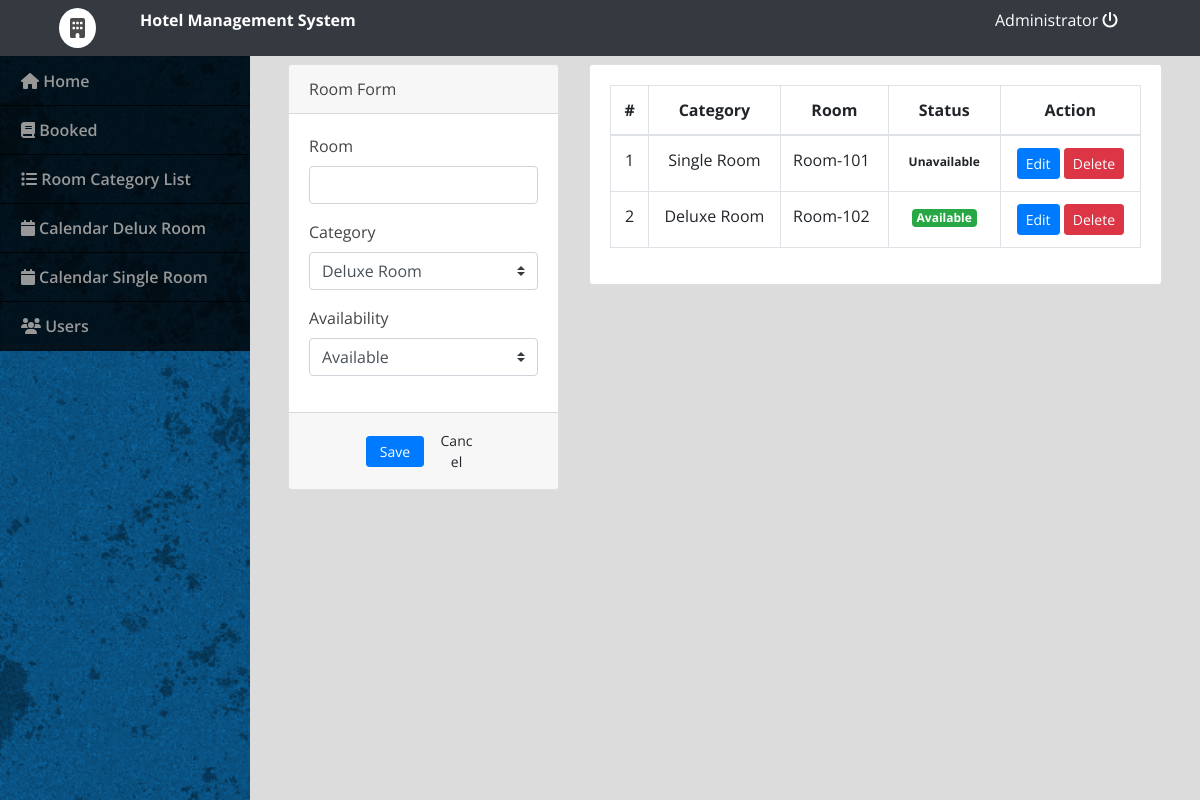
The page /admin/index.php?page=rooms (signed in) on the database as committed earlier.
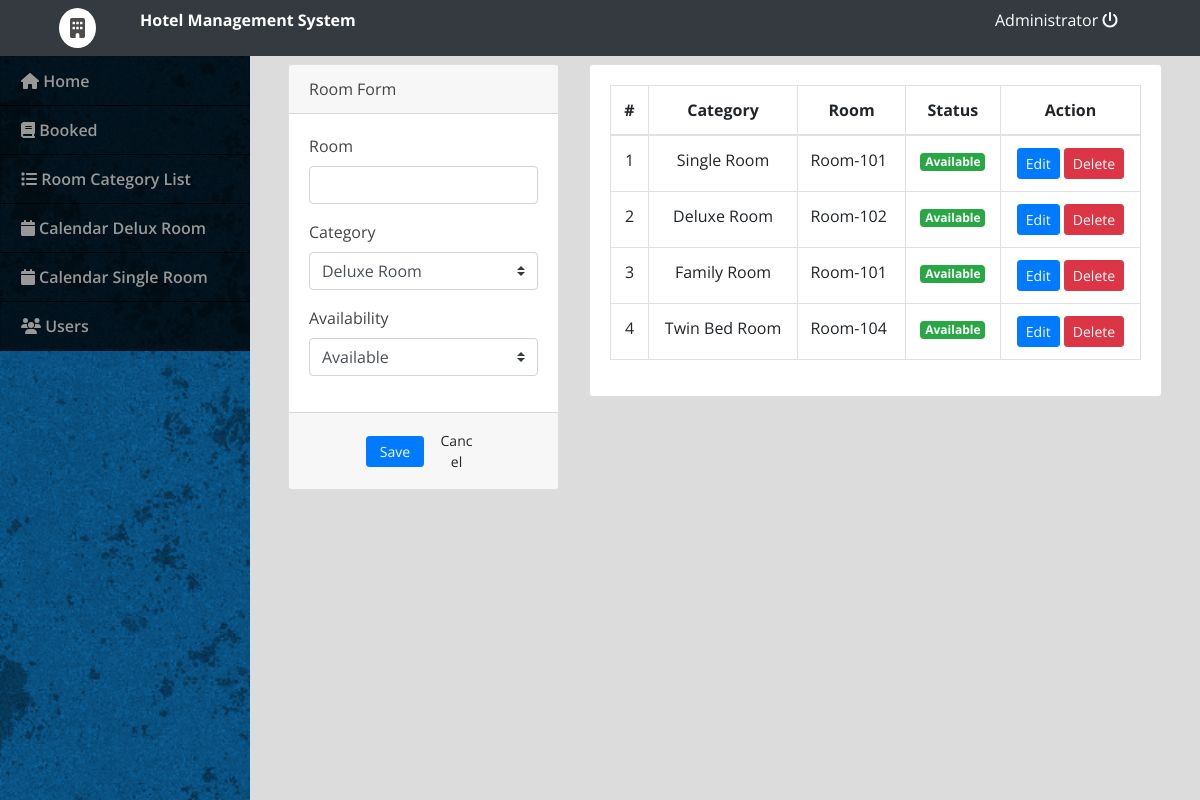
The same page on the database as committed later.
### tables this page shows
CREATE TABLE `rooms` (
  `id` int(30) NOT NULL,
  `room` varchar(30) NOT NULL,
  `category_id` int(30) NOT NULL,
  `status` tinyint(1) NOT NULL DEFAULT 0 COMMENT '0 = Available , 1= Unvailables'
);

### admin/rooms.php (the view, shortened to what this page needs)
<?php include('db_connect.php');?>
<div class="container-fluid">
	<div class="col-lg-12">
		<div class="row">
			<div class="col-md-4">
			<form action="" id="manage-room">
				<div class="card">
					<div class="card-header">
						    Room Form
				  	</div>
					<div class="card-body">
							<div class="form-group">
								<label class="control-label">Room</label>
								<input type="text" class="form-control" name="room">
							</div>
							<div class="form-group">
								<label class="control-label">Category</label>
								<select class="custom-select browser-default" name="category_id">
									<?php
									$cat = $conn->query("SELECT * FROM room_categories order by name asc ");
									while($row= $cat->fetch_assoc()) {
										$cat_name[$row['id']] = $row['name'];
										?>
										<option value="<?php echo $row['id'] ?>"><?php echo $row['name'] ?></option>
									<?php
									}
									?>
								</select>
							</div>
							<div class="form-group">
								<label for="" class="control-label">Availability</label>
								<select class="custom-select browser-default" name="status">
									<option value="0">Available</option>
								</select>
							</div>
					</div>
					<div class="card-footer">
						<div class="row">
							<div class="col-md-12">
								<button class="btn btn-sm btn-primary col-sm-3 offset-md-3"> Save</button>
								<button class="btn btn-sm btn-default col-sm-3" type="button" onclick="$('#manage-room').get(0).reset()"> Cancel</button>
							</div>
						</div>
					</div>
				</div>
			</form>
			</div>
			<div class="col-md-8">
				<div class="card">
					<div class="card-body">
						<table class="table table-bordered table-hover">
							<thead>
								<tr>
									<th class="text-center">#</th>
									<th class="text-center">Category</th>
									<th class="text-center">Room</th>
									<th class="text-center">Status</th>
									<th class="text-center">Action</th>
								</tr>
							</thead>
							<tbody>
								<?php
								$i = 1;
								$rooms = $conn->query("SELECT * FROM rooms order by id asc");
								while($row=$rooms->fetch_assoc()):
								?>
								<tr>
									<td class="text-center"><?php echo $i++ ?></td>
									<td class="text-center"><?php echo $cat_name[$row['category_id']] ?></td>
									<td class=""><?php echo $row['room'] ?></td>
									<?php if($row['status'] == 0): ?>
										<td class="text-center"><span class="badge badge-success">Available</span></td>
									<?php else: ?>
										<td class="text-center"><span class="badge badge-default">Unavailable</span></td>
									<?php endif; ?>
									<td class="text-center">
										<button class="btn btn-sm btn-primary edit_cat" type="button" data-id="<?php echo $row['id'] ?>" data-room="<?php echo $row['room'] ?>" data-category_id="<?php echo $row['category_id'] ?>" data-status="<?php echo $row['status'] ?>">Edit</button>
										<button class="btn btn-sm btn-danger delete_cat" type="button" data-id="<?php echo $row['id'] ?>">Delete</button>
									</td>
								</tr>
								<?php endwhile; ?>
							</tbody>
						</table>
					</div>
				</div>
			</div>
		</div>
	</div>
</div>

Rows that differ between the two databases and show on the page:
changed rooms "Single Room": status "Unavailable" → "Available"
added rooms: category "Family Room", room "Room-101", status "Available"
added rooms: category "Twin Bed Room", room "Room-104", status "Available"
